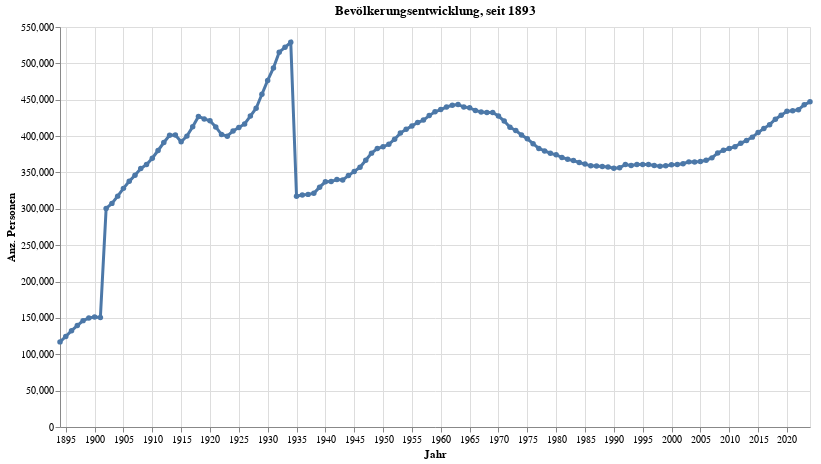

Write notebook code for a chart like this one.
### Code cell
grafik1 = mypy_dv.plot_altair_multiline_highlight(
    data = myAgg1.reset_index().query('sum_WBev>30')
    ,x = 'StichtagDatJahr:T'
    ,x_beschriftung = 'Jahr'
    ,y = 'sum_WBev:Q'
    ,y_beschriftung = 'Anz. Personen'
    ,category=''
    ,category_beschriftung=''
    ,warning_status = "ignore" #always or ignore
    ,myTitle="Bevölkerungsentwicklung, seit "+data_min_date
)
grafik1

### Figure 1 — Vega-Lite specification as saved in the notebook (floating-point values rounded to 4 significant figures; data arrays with more than 128 entries replaced by an {"elided": "..."} marker saying what was removed)
{"config": {"view": {"continuousWidth": 300, "continuousHeight": 300}}, "layer": [{"mark": {"type": "circle"}, "encoding": {"opacity": {"value": 1.3}, "tooltip": [{"field": "StichtagDatJahr", "type": "temporal"}, {"field": "sum_WBev", "type": "quantitative"}], "x": {"axis": {"title": "Jahr"}, "field": "StichtagDatJahr", "type": "temporal"}, "y": {"axis": {"title": "Anz. Personen"}, "field": "sum_WBev", "type": "quantitative"}}, "name": "view_1", "title": "Bevölkerungsentwicklung, seit 1893"}, {"mark": {"type": "line"}, "encoding": {"size": {"condition": {"test": {"not": {"param": "param_1"}}, "value": 1.2}, "value": 3}, "tooltip": [{"field": "StichtagDatJahr", "type": "temporal"}, {"field": "sum_WBev", "type": "quantitative"}], "x": {"axis": {"title": "Jahr"}, "field": "StichtagDatJahr", "type": "temporal"}, "y": {"axis": {"title": "Anz. Personen"}, "field": "sum_WBev", "type": "quantitative"}}, "title": "Bevölkerungsentwicklung, seit 1893"}], "data": {"name": "data-7f88f44c6eecc407e13d2faa1db58906"}, "height": 400, "params": [{"name": "param_1", "select": {"type": "point", "fields": [""], "nearest": true, "on": "pointerover"}, "views": ["view_1"]}], "width": 750, "$schema": "https://vega.github.io/schema/vega-lite/v5.17.0.json", "datasets": {"data-7f88f44c6eecc407e13d2faa1db58906": {"elided": "131 records"}}}
